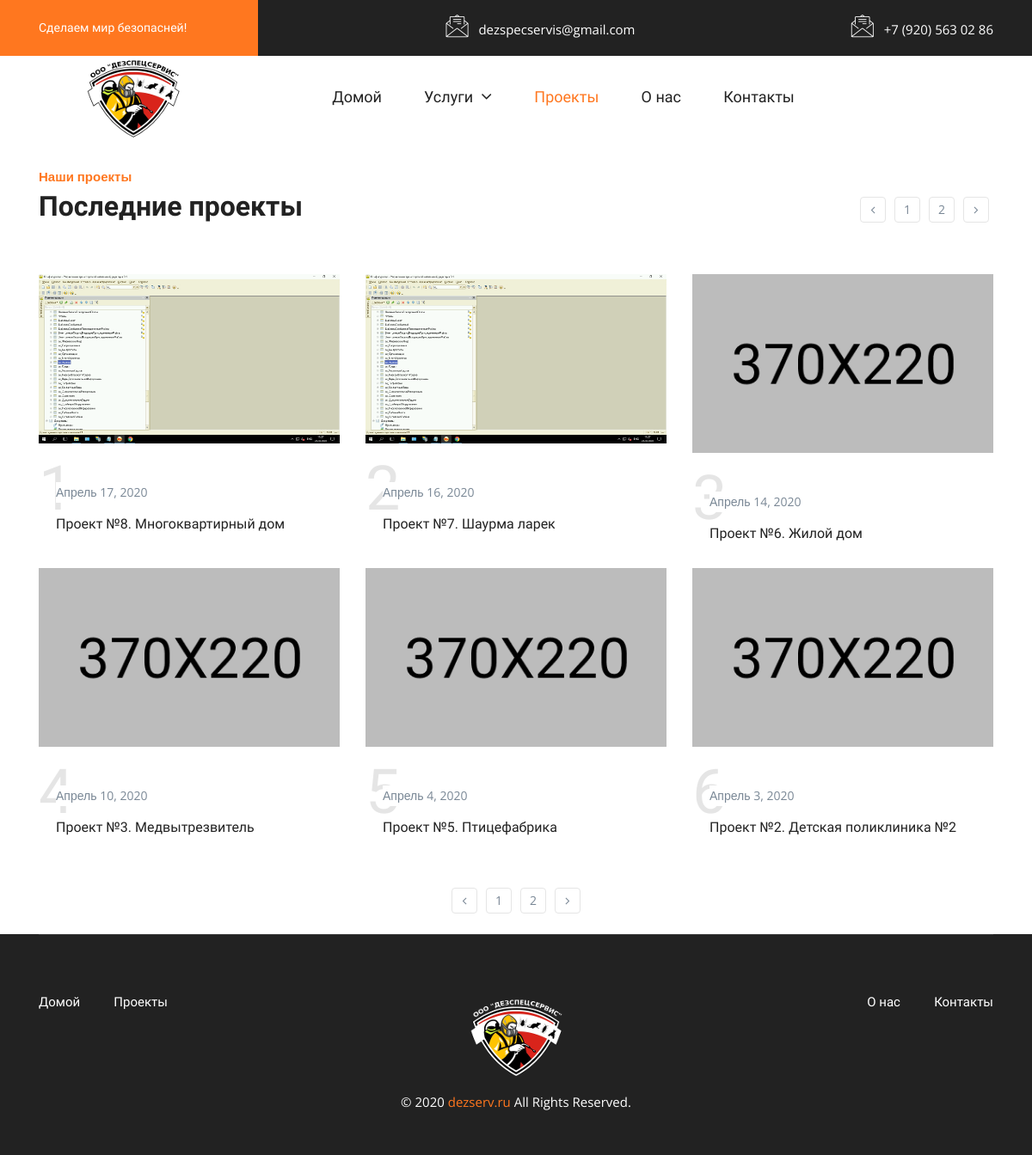
/projects/, run on the app's committed database.
### projectapp/models.py (models this page shows, shortened)
class Picture(models.Model):
	title 					= models.CharField(max_length=150, verbose_name='Наименование', blank=True)
	slug 					= models.SlugField(max_length=36, verbose_name='Url', blank=True, db_index=True)
	project					= models.ForeignKey('Project', verbose_name='Проект', on_delete=models.CASCADE)
	images					= models.ImageField(upload_to=get_image_name, verbose_name='Изображение 370x220', default=None, null=True, blank=True)
	main_image				= models.BooleanField(verbose_name='Основная картинка', default=False)
	class Meta:
		verbose_name 		= 'Картинка'
		verbose_name_plural = 'Картинки'

class Project(models.Model):
	pesticide 		= 'PS'
	disinfection 	= 'DF'
	pestcontrol 	= 'PC'
	aeration 		= 'AE'
	fumigation		= 'FU'
	SHOW_CHOICES = (
		(pesticide, 	'Дератизация'),
        (disinfection, 	'Дезинфекция'),
        (pestcontrol, 	'Дезинсекция'),
        (aeration, 		'Газация'),
        (fumigation, 	'Фумигация'),
    )
	slug 					= models.SlugField(max_length=36, verbose_name='Url', blank=True, db_index=True)
	title 					= models.CharField(max_length=255, verbose_name="Заголовок", null=True)
	description 			= models.TextField(verbose_name="Описание", null=True)
	date_of_completion 		= models.DateField(verbose_name="Дата исполнения", null=True)
	category	 			= models.CharField(max_length=2, verbose_name="Категория услуги", choices=SHOW_CHOICES, default=pesticide)
	class Meta:
		verbose_name 		= 'Проект'
		verbose_name_plural = 'Проекты'

### projectapp/views.py (the view)
# urls.py: path('projects/', 			show_projects, 		name='show_projects'),
def show_projects(request):
	projects_count = 6
	projects = Project.objects.all().order_by('-date_of_completion')
	table = []
	for project in projects:
		item = Item()
		item.project = project
		images = Picture.objects.filter(project=project, main_image=True).first()
		if images:
			item.image = images
		else:
			item.image = Picture.objects.filter(project=project).first()
		table.append(item)
	page_number = request.GET.get('page', 1)
	paginator = Paginator(table, projects_count)
	page = paginator.get_page(page_number)
	is_paginated = page.has_other_pages()
	if page.has_previous():
		prev_url = '?page={}'.format(page.previous_page_number())
	else:
		prev_url = ''
	if page.has_next():
		next_url = '?page={}'.format(page.next_page_number())
	else:
		next_url = ''
	context = {
        'page_object': 	page,
        'prev_url': 	prev_url,
        'next_url': 	next_url,
		'is_paginated': is_paginated,
     }
	return render(request, 'projectapp/projects.html', context)

### projectapp/templates/projectapp/projects.html
{% extends 'base.html' %}
{% load static %}
{% block content %}
    <section class="blog-page pt-115">
        <div class="container">
            <div class="row align-items-end">
                <div class="col-md-8 col-sm-7">
                    <div class="bdrop-section-title pb-30">
                        <h6 class="sub-titler">Наши проекты</h6>
                        <h3 class="main-title">Последние проекты</h3>
                    </div>
                </div>
                {% if is_paginated %}
                <div class="col-md-4 col-sm-5">
                    <ul class="pagination justify-content-sm-end pb-30">
                        <li class="page-item"><a href="{{ prev_url }}"><i class="fa fa-angle-left"></i></a></li>
                        {% for n in page_object.paginator.page_range %}
                        	{% if page_object.number == n %}
                        		<li class="page-item"><a href="?page={{ n }}">{{ n }}</a></li>
                        	{% elif n > page_object.number|add:-3 and n < page_object.number|add:3 %}
                        		<li class="page-item"><a href="?page={{ n }}">{{ n }}</a></li>
							{% endif %}
						{% endfor %}
                        <li class="page-item"><a href="{{ next_url }}"><i class="fa fa-angle-right"></i></a></li>
                    </ul>
                </div>
                {% endif %}
            </div>
            <div class="row">
                {% for item in page_object.object_list %}
                <div class="col-lg-4 col-md-6">
                    <div class="bdrop-single-news mt-30">
                        <div class="bdrop-news-image">
                        	{% if item.image %}
                        		<img src="{{ item.image.images.url }}" alt="">
                            {% else %}
                            <img src="{% static 'images/news-1.jpg' %}" alt="News">
                            {% endif %}
                        </div>
                        <div class="bdrop-news-content">
                            <span class="news-number">{{ forloop.counter }}</span>
                            <p class="news-date">{{ item.project.date_of_completion }}</p>
                            <h5 class="news-title"><a href="{% url 'show_project' slug=item.project.slug%}">{{ item.project.title }}</a></h5>
                        </div>
                    </div>
                </div>
                {% endfor %}
            </div>
            {% if is_paginated %}
            <div class="row justify-content-center">
                <div class="col-lg-6">
                    <ul class="pagination justify-content-center pt-60">
                        <li class="page-item"><a href="{{ prev_url }}"><i class="fa fa-angle-left"></i></a></li>
                        {% for n in page_object.paginator.page_range %}
                        	{% if page_object.number == n %}
                        		<li class="page-item"><a href="?page={{ n }}">{{ n }}</a></li>
                        	{% elif n > page_object.number|add:-3 and n < page_object.number|add:3 %}
                        		<li class="page-item"><a href="?page={{ n }}">{{ n }}</a></li>
							{% endif %}
						{% endfor %}
						<li class="page-item"><a href="{{ next_url }}"><i class="fa fa-angle-right"></i></a></li>
                    </ul>
                </div>
            </div>
            {% endif %}
        </div>
    </section>
{% endblock %}

### dezserv/templates/base.html (shortened to what this page needs)
<!doctype html>
<html lang="ru">
<head>
    {% load static %}
    <link rel="stylesheet" href="{% static 'css/bootstrap.min.css' %}">
    <link rel="stylesheet" href="{% static 'css/font-awesome.min.css' %}">
    <link rel="stylesheet" href="{% static 'css/flaticon.css' %}">
    <link rel="stylesheet" href="{% static 'css/magnific-popup.css' %}">
    <link rel="stylesheet" href="{% static 'css/animate.css' %}">
    <link rel="stylesheet" href="{% static 'css/slick.css' %}">
    <link rel="stylesheet" href="{% static 'css/slimmenu.min.css' %}">
    <link rel="stylesheet" href="{% static 'css/default.css' %}">
    <link rel="stylesheet" href="{% static 'css/style.css' %}">
</head>
<body>
    <header class="bdrop-header-area">
    	<div class="bdrop-header-top d-none d-lg-block">
            <div class="container">
                <div class="header-top-contact d-flex justify-content-between">
                    <div class="header-contact-text">
                        <p class="text">Сделаем мир безопасней!</p>
                    </div>
                    <div class="header-contact-info">
                        <p class="text"><i class="flaticon-email"></i> dezspecservis@gmail.com</p>
                    </div>
                    <div class="header-contact-info">
                        <p class="text"><i class="flaticon-email"></i> +7 (920) 563 02 86</p>
                    </div>
                </div>
            </div>
        </div>
        <div class="bdrop-navigation-area bdrop-navigation-one">
            <div class="container-fluid">
                <div class="row align-items-lg-center">
                    <div class="col-lg-12">
                        <div class="bdrop-navigation d-lg-flex justify-content-lg-between align-items-center">
                            <div class="bdrop-logo text-center text-lg-left">
                                <a href="{% url 'show_index' %}"><img src="{% static 'images/logo.png' %}" alt="Logo"></a>
                            </div>
                            <div class="bdrop-menu-wrapper">
                                <nav id="mega-menu-holder" class="bdrop-menu-bar text-lg-center">
                                    <ul class="bdrop-main-menu">
                                        {% if request.path == '/' %}
                                            <li><a class="active" href="{% url 'show_index' %}">Домой</a></li>
                                        {% else %}
                                            <li><a href="{% url 'show_index' %}">Домой</a></li>
                                        {% endif %}
                                        <li><a href="#">Услуги</a>
                                        </li>
                                        {% if request.path == '/projects/' %}
                                            <li><a class="active" href="{% url 'show_projects' %}">Проекты</a></li>
                                        {% else %}
                                            <li><a href="{% url 'show_projects' %}">Проекты</a></li>
                                        {% endif %}
                                        {% if request.path == '/about/' %}
                                            <li><a class="active" href="{% url 'show_about' %}">О нас</a></li>
                                        {% else %}
                                            <li><a href="{% url 'show_about' %}">О нас</a></li>
                                        {% endif %}
                                        {% if request.path == '/contacts/' %}
                                            <li><a class="active" href="{% url 'show_contacts' %}">Контакты</a></li>
                                        {% else %}
                                            <li><a href="{% url 'show_contacts' %}">Контакты</a></li>
                                        {% endif %}
                                    </ul>
                                </nav>
                            </div>
                        </div>
                    </div>
                </div>
            </div>
        </div>
    </header>
    <br>
    <br>
    {% block content %}
    {% endblock %}
    <br>
    <footer class="bdrop-footer-area">
        <div class="container">
            <div class="bdrop-footer-logo-copyright pt-40 pb-50">
                <div class="row">
                    <div class="col-lg-4 col-md-6 order-0 order-lg-0">
                        <div class="bdrop-footer-menu text-center text-md-left mt-25">
                            <ul>
                                <li><a href="{% url 'show_index' %}">Домой</a></li>
                                <li><a href="{% url 'show_projects' %}">Проекты</a></li>
                            </ul>
                        </div>
                    </div>
                    <div class="col-lg-4 col-md-12 order-2 order-lg-1">
                        <div class="bdrop-footer-logo text-center mt-30">
                            <a href="{% url 'show_index' %}">
                                <img src="{% static 'images/logo-2.png' %}" alt="Logo">
                            </a>
                        </div>
                    </div>
                    <div class="col-lg-4 col-md-6 order-1 order-lg-2">
                        <div class="bdrop-footer-menu text-center  text-md-right mt-25">
                            <ul>
                                <li><a href="{% url 'show_about' %}">О нас</a></li>
                                <li><a href="{% url 'show_contacts' %}">Контакты</a></li>
                            </ul>
                        </div>
                    </div>
                </div>
                <div class="row">
                    <div class="col-lg-12">
                        <div class="bdrop-footer-copyright text-center">
                            <p class="text">&copy; 2020 <a href="{% url 'show_index' %}">dezserv.ru</a> All Rights Reserved.</p>
                        </div>
                    </div>
                </div>
            </div>
        </div>
    </footer>
</body>
</html>

### static/css/default.css (style rules this page uses)
.mt-25 { margin-top: 25px; }
.mt-30 { margin-top: 30px; }
.pt-40 { padding-top: 40px; }
.pt-60 { padding-top: 60px; }
.pt-115 { padding-top: 115px; }
.pb-30 { padding-bottom: 30px; }
.pb-50 { padding-bottom: 50px; }

### data on the page
Picture: image.images (picture)
Project: project.date_of_completion "Апрель 17, 2020", project "Проект №8. Многоквартирный дом"
Picture: image.images (picture)
Project: project.date_of_completion "Апрель 16, 2020", project "Проект №7. Шаурма ларек"
Project: project.date_of_completion "Апрель 14, 2020", project "Проект №6. Жилой дом"
Project: project.date_of_completion "Апрель 10, 2020", project "Проект №3. Медвытрезвитель"
Project: project.date_of_completion "Апрель 4, 2020", project "Проект №5. Птицефабрика"
Project: project.date_of_completion "Апрель 3, 2020", project "Проект №2. Детская поликлиника №2"

### other printed values
{{ n }} "1"
{{ n }} "2"
